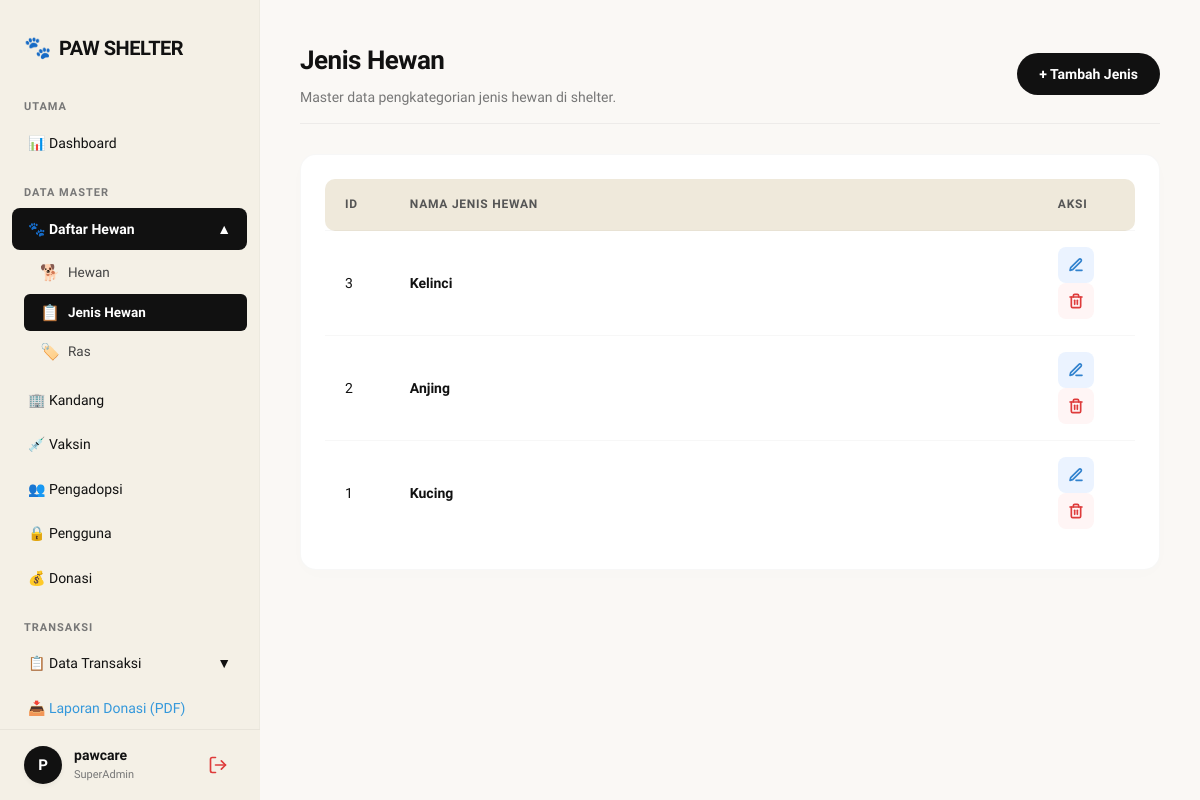
The page /index.php?page=jenis (signed in) on the database its author committed.
### tables this page shows
CREATE TABLE IF NOT EXISTS jenis_hewan (
    id_jenis INT AUTO_INCREMENT PRIMARY KEY,
    nama_jenis VARCHAR(50) NOT NULL
);

### app/controllers/JenisController.php (called while the page is built, shortened)
<?php
require_once __DIR__ . '/../models/JenisModel.php';
class JenisController {
    private $model;
    public function __construct() {
        $this->model = new JenisModel();
    }
    public function index() {
        $data = $this->model->getAll();
        include __DIR__ . '/../../views/Master_Data/jenis/index.php';
    }
}
?>

### app/models/JenisModel.php (called while the page is built, shortened)
<?php
require_once __DIR__ . '/../../config/connect.php';
class JenisModel {
    private $pdo;
    public function __construct() {
        global $pdo;
        $this->pdo = $pdo;
    }
    public function getAll() {
        return $this->pdo->query("SELECT * FROM jenis_hewan ORDER BY id_jenis DESC")->fetchAll();
    }
}
?>

### views/Master_Data/jenis/index.php (the view, shortened to what this page needs)
<?php include __DIR__ . '/../../layouts/header.php'; ?>
<?php include __DIR__ . '/../../layouts/sidebar_admin.php'; ?>
<div class="main-wrapper">
    <header class="admin-header">
        <div>
            <h2>Jenis Hewan</h2>
            <p>Master data pengkategorian jenis hewan di shelter.</p>
        </div>
        <a href="index.php?page=jenis_create" class="btn btn-primary">+ Tambah Jenis</a>
    </header>
    <div class="card">
        <table class="crud-table">
            <thead>
                <tr>
                    <th width="8%">ID</th>
                    <th>Nama Jenis Hewan</th>
                    <th width="12%">Aksi</th>
                </tr>
            </thead>
            <tbody>
                <?php foreach($data as $row): ?>
                <tr>
                    <td><?= htmlspecialchars($row['id_jenis']) ?></td>
                    <td><strong><?= htmlspecialchars($row['nama_jenis']) ?></strong></td>
                    <td>
                        <a href="index.php?page=jenis_edit&id=<?= $row['id_jenis'] ?>" class="btn btn-sm btn-warning" title="Edit">
                            <svg xmlns="http://www.w3.org/2000/svg" width="16" height="16" viewBox="0 0 24 24" fill="none" stroke="currentColor" stroke-width="2.5" stroke-linecap="round" stroke-linejoin="round"><path d="M12 20h9"></path><path d="M16.5 3.5a2.121 2.121 0 0 1 3 3L7 19l-4 1 1-4L16.5 3.5z"></path></svg>
                        </a>
                        <a href="index.php?page=jenis_delete&id=<?= $row['id_jenis'] ?>" class="btn btn-sm btn-danger" onclick="return confirm('Hapus data?');" title="Hapus">
                        </a>
                    </td>
                </tr>
                <?php endforeach; ?>
            </tbody>
        </table>
    </div>
</div>
<?php include __DIR__ . '/../../layouts/footer.php'; ?>

### assets/css/style.css (style rules this page uses)
:root { --krem-utama: #FAF8F5; --krem-gelap: #F4F0E6; --krem-tabel: #EFE9DB; --hitam: #111111; --putih: #FFFFFF; --merah: #DE3B3B; --text-muted: #777777; --biru-aksi: #3182CE; --biru-bg: #EBF3FF; --merah-bg: #FFF5F5; }
* { margin: 0; padding: 0; box-sizing: border-box; font-family: 'Plus Jakarta Sans', 'Segoe UI', Tahoma, Geneva, Verdana, sans-serif; }
body { background-color: var(--krem-utama); color: var(--hitam); line-height: 1.6; }
a { text-decoration: none; color: inherit; }
.btn { display: inline-flex; align-items: center; justify-content: center; gap: 8px; padding: 10px 22px; border: none; border-radius: 30px; font-size: 14px; font-weight: 700; cursor: pointer; transition: all 0.2s ease; text-align: center; outline: none; }
.btn-sm { padding: 0; width: 36px; height: 36px; border-radius: 8px; border: none !important; box-shadow: none !important; display: inline-flex; align-items: center; justify-content: center; }
.btn-sm svg { width: 16px; height: 16px; stroke-width: 2.5px; }
.btn-primary { background-color: var(--hitam); color: var(--putih); }
.btn-warning { background-color: var(--biru-bg); color: var(--biru-aksi); }
.btn-danger { background-color: var(--merah-bg); color: var(--merah); }
.main-wrapper { margin-left: 260px; padding: 40px; min-height: 100vh; }
.admin-header { display: flex; justify-content: space-between; align-items: center; margin-bottom: 30px; padding-bottom: 15px; border-bottom: 1px solid rgba(0, 0, 0, 0.05); }
.admin-header h2 { color: var(--hitam); font-size: 26px; font-weight: 800; letter-spacing: -0.5px; margin-bottom: 4px; }
.admin-header p { color: var(--text-muted); font-size: 14px; }
.card { background: var(--putih); padding: 24px; border-radius: 16px; box-shadow: 0 4px 20px rgba(0,0,0,0.01); margin-bottom: 20px; border: 1px solid rgba(0, 0, 0, 0.03); overflow-x: auto; }
.crud-table { width: 100%; border-collapse: collapse; }
.crud-table th, .crud-table td { padding: 16px 20px; text-align: left; font-size: 14px; color: var(--hitam); vertical-align: middle; }
.crud-table th { background-color: var(--krem-tabel); color: #555555; font-weight: 700; text-transform: uppercase; font-size: 12px; letter-spacing: 0.75px; border: none; }
.crud-table th:first-child { border-top-left-radius: 10px; border-bottom-left-radius: 10px; }
.crud-table th:last-child { border-top-right-radius: 10px; border-bottom-right-radius: 10px; }
.crud-table tr { border-bottom: 1px solid rgba(0, 0, 0, 0.03); }
.crud-table tbody tr:last-child { border-bottom: none; }
.crud-table td .btn { margin-right: 4px; }
.crud-table td .btn:last-child { margin-right: 0; }

### rows shown on the page
jenis_hewan: id_jenis "3", nama_jenis "Kelinci"
jenis_hewan: id_jenis "2", nama_jenis "Anjing"
jenis_hewan: id_jenis "1", nama_jenis "Kucing"

### other values the page prints
$userLetter "P"
$_SESSION['username'] "pawcare"
$_SESSION['role'] "SuperAdmin"
